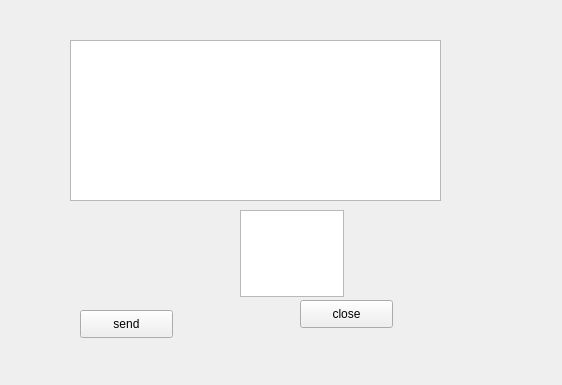
<?xml version="1.0" encoding="UTF-8"?>
<ui version="4.0">
 <class>Widget</class>
 <widget class="QWidget" name="Widget">
  <property name="geometry">
   <rect>
    <x>0</x>
    <y>0</y>
    <width>562</width>
    <height>385</height>
   </rect>
  </property>
  <property name="windowTitle">
   <string>Widget</string>
  </property>
  <widget class="QTextEdit" name="textEdit">
   <property name="geometry">
    <rect>
     <x>70</x>
     <y>40</y>
     <width>371</width>
     <height>161</height>
    </rect>
   </property>
  </widget>
  <widget class="QPushButton" name="send">
   <property name="geometry">
    <rect>
     <x>80</x>
     <y>310</y>
     <width>93</width>
     <height>28</height>
    </rect>
   </property>
   <property name="text">
    <string>send</string>
   </property>
  </widget>
  <widget class="QPushButton" name="close">
   <property name="geometry">
    <rect>
     <x>300</x>
     <y>300</y>
     <width>93</width>
     <height>28</height>
    </rect>
   </property>
   <property name="text">
    <string>close</string>
   </property>
  </widget>
  <widget class="QTextEdit" name="textEditwrite">
   <property name="geometry">
    <rect>
     <x>240</x>
     <y>210</y>
     <width>104</width>
     <height>87</height>
    </rect>
   </property>
  </widget>
 </widget>
 <resources/>
 <connections/>
</ui>
